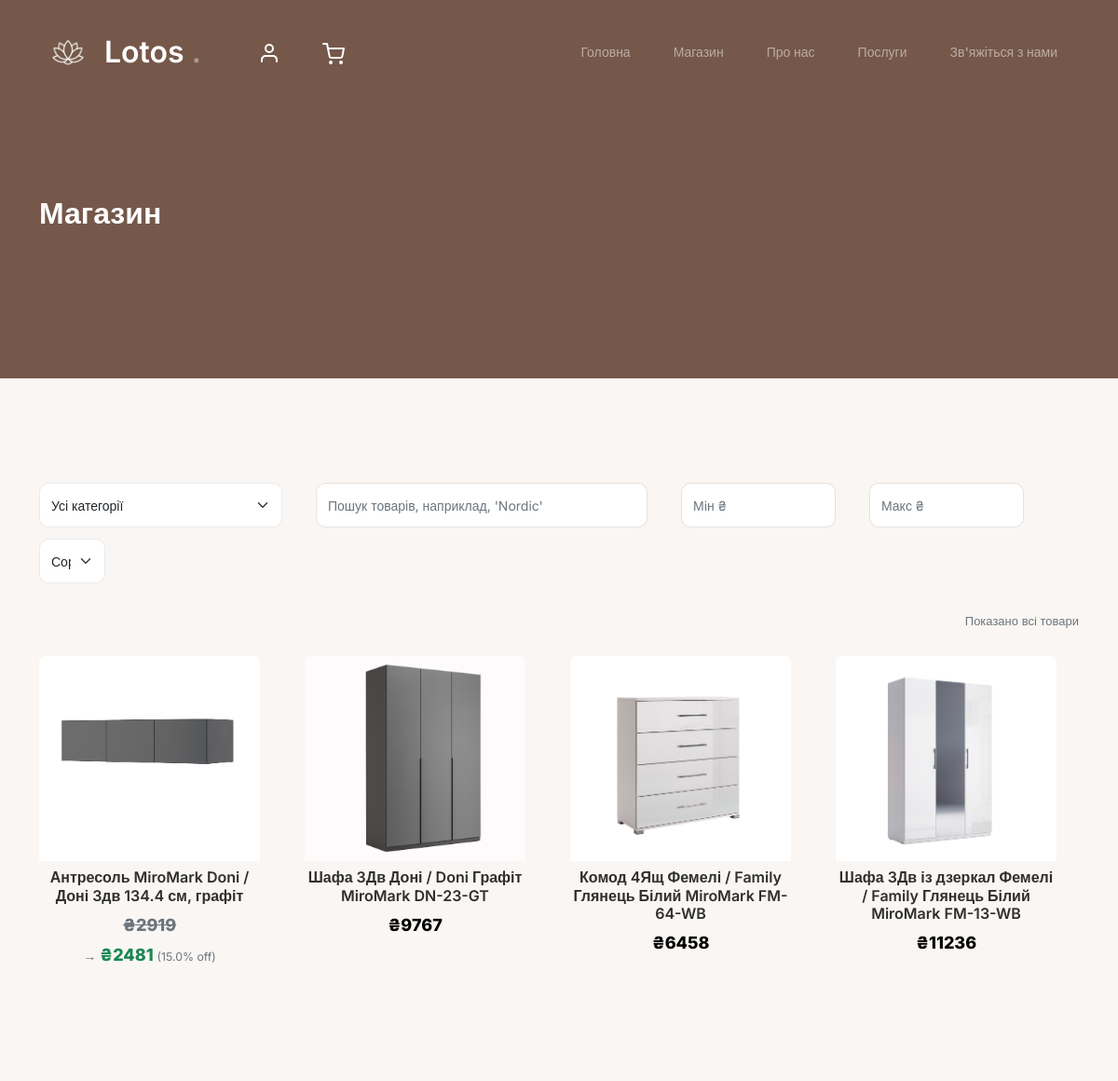
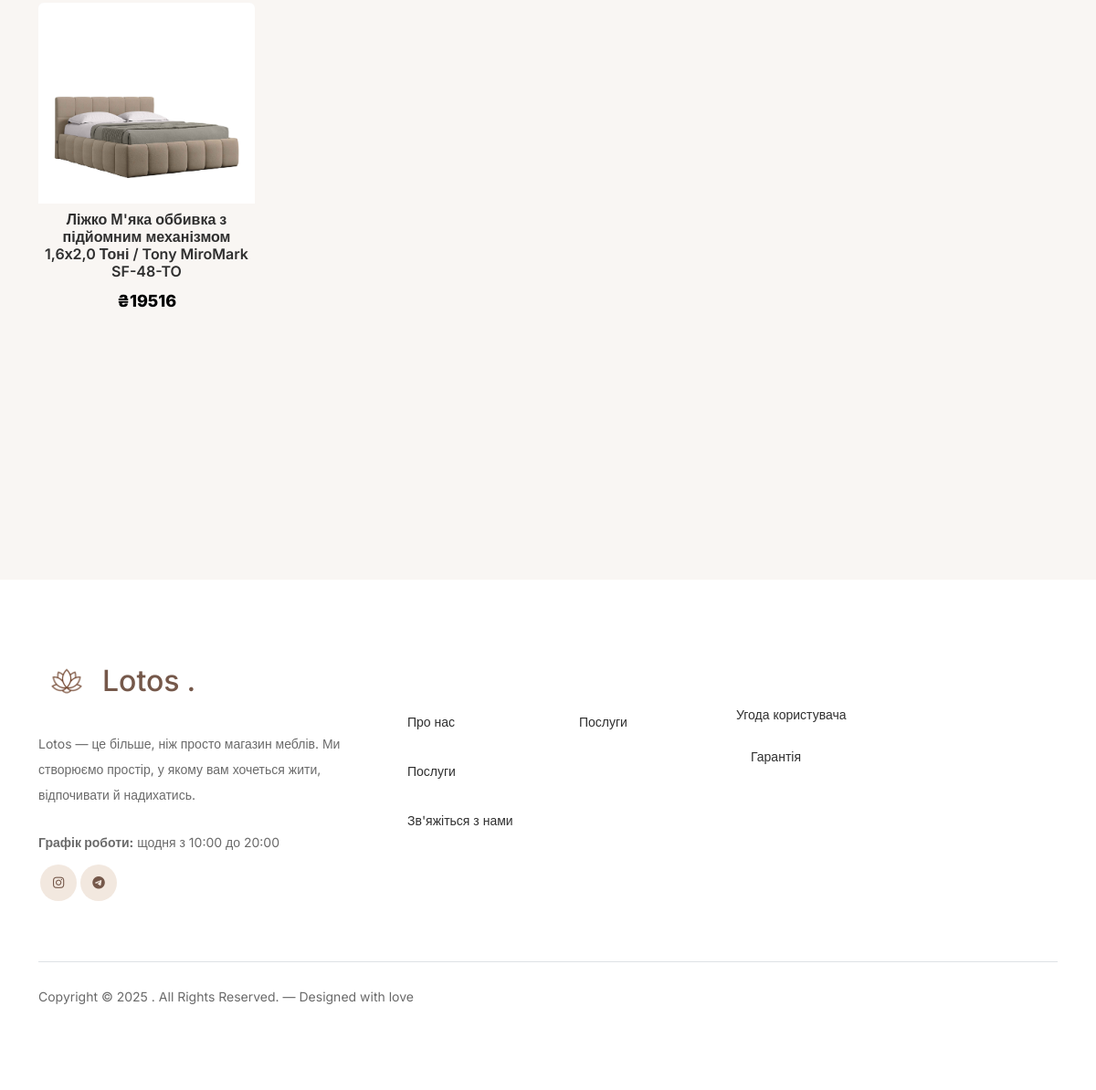
Page /shop on the committed database (2 pictures, top to bottom).
### models/models.py (models this page shows, shortened)
class Product(Base):
    __tablename__ = "products"
    id = Column(Integer, primary_key=True)
    name = Column(String(255), nullable=False)
    description = Column(Text, default="")
    price = Column(Float, default=0.0, nullable=False)
    discount_percent = Column(Float, default=0.0, nullable=False)
    preview = Column(String(512), nullable=True)
    category_id = Column(Integer, ForeignKey("categories.id"), nullable=True)
    attributes = Column(Text, default="")
    created_at = Column(DateTime, default=datetime.utcnow)
    updated_at = Column(DateTime, default=datetime.utcnow, onupdate=datetime.utcnow)
    category = relationship("Category", back_populates="products")
    images = relationship(
        "ProductImage", back_populates="product", cascade="all, delete-orphan"
    )
    addon_categories = relationship(
        "AddOnCategory", back_populates="product", cascade="all, delete-orphan"
    )

### main.py (the view)
@app.route("/shop")
def shop():
    db = SessionLocal()
    try:
        selected_category = request.args.get("category", "all")
        products = (
            db.query(Product)
            .options(joinedload(Product.images), joinedload(Product.category))
            .order_by(Product.id.desc())
            .all()
        )
        categories = get_all_categories()
        return render_template(
            "shop.html",
            products=products,
            categories=categories,
            selected_category=selected_category,
        )
    finally:
        db.close()

### database/db.py (called while the page is built)
def get_all_categories():
    db = SessionLocal()
    try:
        categories = db.query(Category).order_by(Category.name).all()
        return categories
    finally:
        db.close()

### main.py (called while the page is built)
@app.context_processor
def inject_urls():
    return {
        "urls": {
            "delete_category": url_for("categories.delete_category"),
            "add_category": url_for("categories.add_category"),
        }
    }

### templates/shop.html (shortened to what this page needs)
<!doctype html>
<html lang="en">
<head>
  <link href="{{url_for('static', filename='css/bootstrap.min.css')}}" rel="stylesheet">
  <link href="https://cdnjs.cloudflare.com/ajax/libs/font-awesome/6.0.0-beta3/css/all.min.css" rel="stylesheet">
  <link href="{{url_for('static', filename='css/tiny-slider.css')}}" rel="stylesheet">
  <link href="{{url_for('static', filename='css/style.css')}}" rel="stylesheet">
  <link href="{{url_for('static', filename='css/shop.css')}}" rel="stylesheet">
</head>
<body>
    <nav class="custom-navbar navbar navbar-expand-md navbar-dark bg-dark" aria-label="Furni navigation bar">
      <div class="container position-relative d-flex justify-content-between align-items-center">
        <a class="navbar-brand d-flex align-items-center gap-2" href="{{ url_for('index') }}">
          <img src="{{ url_for('static', filename='images/lotos_white.png') }}" alt="Lotos Logo" style="height: 62px; width: auto;">
          Lotos<span>.</span>
        </a>
        <ul class="custom-navbar-cta navbar-nav mb-2 mb-md-0 d-flex flex-row profile-cart-icons">
          <li class="nav-item me-3">
            <a class="nav-link" href="{{ url_for('profile') }}">
              <img src="{{url_for('static', filename='images/user.svg')}}" />
            </a>
          </li>
          <li class="nav-item">
            <a class="nav-link" href="{{ url_for('cart') }}">
              <img src="{{url_for('static', filename='images/cart.svg')}}" />
            </a>
          </li>
        </ul>
        <div class="collapse navbar-collapse" id="navbarsFurni">
          <ul class="custom-navbar-nav navbar-nav ms-auto mb-2 mb-md-0">
            <li class="nav-item"><a class="nav-link" href="{{ url_for('index') }}">Головна</a></li>
            <li class="active"><a class="nav-link" href="{{ url_for('categories_view') }}">Магазин</a></li>
            <li><a class="nav-link" href="{{ url_for('about') }}">Про нас</a></li>
            <li><a class="nav-link" href="{{ url_for('services') }}">Послуги</a></li>
            <li><a class="nav-link" href="{{ url_for('contact') }}">Зв'яжіться з нами</a></li>
          </ul>
        </div>
      </div>
    </nav>
  <div class="hero">
    <div class="container">
      <div class="row justify-content-between">
        <div class="col-lg-5">
          <div class="intro-excerpt">
            <h1>Магазин</h1>
          </div>
        </div>
        <div class="col-lg-7"></div>
      </div>
    </div>
  </div>
  <div class="untree_co-section product-section before-footer-section">
    <div class="container">
      <div class="row mb-4 align-items-center controls-row">
        <div class="col-12 col-md-3 mb-2 mb-md-0">
          <select id="categorySelect" class="form-select">
            <option value="all" {% if selected_category == 'all' %}selected{% endif %}>Усі категорії</option>
        </select>
        </div>
        <div class="col-12 col-md-4 mb-2 mb-md-0">
          <input id="searchInput" class="form-control" type="search" placeholder="Пошук товарів, наприклад, 'Nordic'">
        </div>
        <div class="col-6 col-md-2 mb-2 mb-md-0">
          <input id="minPrice" class="form-control" type="number" placeholder="Мiн ₴" min="0" step="1">
        </div>
        <div class="col-6 col-md-2 mb-2 mb-md-0">
          <input id="maxPrice" class="form-control" type="number" placeholder="Макс ₴" min="0" step="1">
        </div>
        <div class="col-12 col-md-1 text-md-end mt-2 mt-md-0">
          <select id="sortSelect" class="form-select" title="Sort by price">
            <option value="none">Сортувати</option>
          </select>
        </div>
        <div class="col-12 text-end mt-2">
          <small class="text-muted" id="resultsCount">Показано всі товари</small>
        </div>
      </div>
      <div class="row" id="productsRow">
  {% if products and products|length > 0 %}
    {% for p in products %}
      {% set img_src = p.preview %}
      {% if (not img_src) and p.images and p.images|length > 0 %}
        {% set img_src = p.images[0].path %}
      {% endif %}
      {% set discount = p.discount_percent or 0 %}
      {% set price_with_discount = (p.price * (1 - (discount / 100.0))) if discount else p.price %}
      <div class="col-12 col-md-4 col-lg-3 mb-5 product-col"
           data-category="{{ (p.category.name if p.category else '')|lower }}"
           data-price="{{ '%.0f' % price_with_discount }}">
        <a class="product-item d-block text-decoration-none" href="{{ url_for('product_info', product_id=p.id) }}">
          <div class="product-thumb">
            {% if img_src %}
              <img
                src="{{ url_for('static', filename=img_src[7:] if img_src.startswith('static/') else img_src) }}"
                class="img-fluid product-thumbnail"
                alt="{{ p.name }}">
            {% else %}
              <div class="product-thumb-placeholder">Немає фото</div>
            {% endif %}
          </div>
          <div class="product-content mt-2">
            <h3 class="product-title mb-2">{{ p.name }}</h3>
            {% if discount and discount|float > 0 %}
              <div class="d-flex flex-column">
                <strong class="product-price text-muted" style="text-decoration:line-through;">₴{{ '%.0f' % p.price }}</strong>
                <div class="product-discount mt-1">→ <strong class="text-success">₴{{ '%.0f' % price_with_discount }}</strong> <small class="text-muted">({{ discount }}% off)</small></div>
              </div>
            {% else %}
              <strong class="product-price" style="color:black;">₴{{ '%.0f' % p.price }}</strong>
            {% endif %}
          </div>
        </a>
      </div>
    {% endfor %}
  {% else %}
    <div class="col-12">
      <p class="text-center">Товари не знайдені.</p>
    </div>
  {% endif %}
</div>
      </div>
    </div>
    <footer class="footer-section">
      <div class="container relative">
        <div class="row g-5 mb-5">
          <div class="col-lg-4">
  <div class="mb-4 footer-logo-wrap">
    <a href="{{ url_for('index') }}" class="footer-logo d-flex align-items-center gap-2">
      <img src="{{ url_for('static', filename='images/lotos_dark.png') }}" alt="Lotos Logo" style="height:62px; width:auto;">
      Lotos<span>.</span>
    </a>
  </div>
  <p class="mb-4">
    Lotos — це більше, ніж просто магазин меблів. Ми створюємо простір, у якому вам хочеться жити, відпочивати й надихатись.
  </p>
  <p class="mb-2">
    <strong>Графік роботи:</strong> щодня з 10:00 до 20:00
  </p>
  <ul class="list-unstyled custom-social">
    <li>
      <a href="https://www.instagram.com/lotos_mebel_ua"><span class="fa fa-brands fa-instagram"></span></a>
      <a href="https://t.me/Artem050620" target="_blank"><span class="fa fa-brands fa-telegram"></span></a>
    </li>
  </ul>
</div>
          <div class="col-lg-8">
            <div class="row links-wrap">
              <div class="col-6 col-sm-6 col-md-3">
                <ul class="list-unstyled">
                  <li><a class="nav-link" href="{{ url_for('about') }}">Про нас</a></li>
                  <li><a class="nav-link" href="{{ url_for('services') }}">Послуги</a></li>
                  <li><a class="nav-link" href="{{ url_for('contact') }}">Зв'яжіться з нами</a></li>
                </ul>
              </div>
              <div class="col-6 col-sm-6 col-md-3">
                <ul class="list-unstyled">
                  <li><a class="nav-link" href="{{ url_for('contact') }}">Послуги</a></li>
                </ul>
              </div>
              <div class="col-6 col-sm-6 col-md-3">
                <ul class="list-unstyled">
                  <li><a href="{{ url_for('terms') }}"> Угода користувача </a></li>
                  <li><a class="nav-link" href="{{ url_for('guarantee') }}">Гарантія</a></li>
                </ul>
              </div>
            </div>
          </div>
        </div>
        <div class="border-top copyright">
          <div class="row pt-4">
            <div class="col-lg-6">
              <p class="mb-2 text-center text-lg-start">
                Copyright &copy;
                . All Rights Reserved. &mdash; Designed with love
              </p>
            </div>
          </div>
        </div>
      </div>
    </footer>
</body>
</html>

### static/css/shop.css (style rules this page uses)
.product-thumb { width: 100%; height: 220px; display: block; overflow: hidden; border-radius: 6px 6px 0 0; background: #f5f5f5; position: relative; }
.product-thumb img.product-thumbnail { width: 100%; height: 100%; object-fit: cover; object-position: center center; display: block; }
.product-col .product-item { display: block; text-decoration: none; color: inherit; }
.product-thumbnail { max-width: none; height: auto; width: 100%; }

### rows in the picture
Product: preview (picture), name "Антресоль MiroMark Doni / Доні 3дв 134.4 см, графіт", price "2919", price_with_discount "2481", discount_percent "15.0"
Product: preview (picture), name "Шафа 3Дв Доні / Doni Графіт MiroMark DN-23-GT", price "9767"
Product: preview (picture), name "Комод 4Ящ Фемелі / Family Глянець Білий MiroMark FM-64-WB", price "6458"
Product: preview (picture), name "Шафа 3Дв із дзеркал Фемелі / Family Глянець Білий MiroMark FM-13-WB", price "11236"
Product: preview (picture), name "Ліжко М'яка оббивка з підйомним механізмом 1,6х2,0 Тоні / Tony MiroMark SF-48-TO", price "19516"
